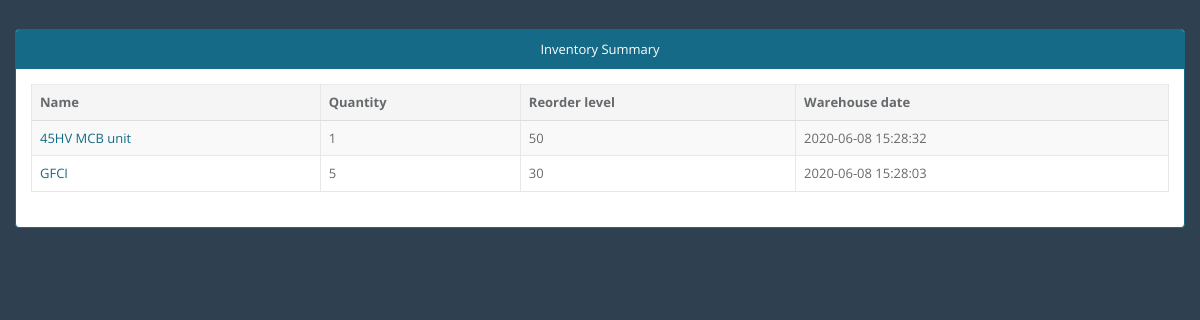
The page /Admin/inventory.php on the database its author committed.
### tables this page shows
CREATE TABLE `inventory` (
  `id` int(21) NOT NULL AUTO_INCREMENT,
  `name` varchar(50) NOT NULL,
  `reorder_cap` int(21) NOT NULL,
  `quantity` int(21) NOT NULL,
  `date_created` timestamp NOT NULL DEFAULT CURRENT_TIMESTAMP,
  PRIMARY KEY (`id`)
);

### Admin/inventory.php (the view, shortened to what this page needs)
<?php
 include_once('../db_con/db.php');
?>
<!DOCTYPE html>
<html>
	<head>
		<link rel="stylesheet" href="css/bootstrap.min.css"/>
	   <link href="css/style.css" rel="stylesheet">
	</head>
	<body>
		<div class="container-fluid">
			<p></br></p>
			<div class="panel panel-primary">
				<div class="panel-heading"  style="text-align:center;">Inventory Summary</div>
					<div class="panel-body">
						<table class="table table-condensed table-bordered table-striped">
							<thead>
							<th>Name</th>
							<th>Quantity</th>
							<th>Reorder level</th>
							<th>Warehouse date</th>
							</thead>
							<?php
							$sql13="select * from inventory ORDER BY name";
							$query3 = mysqli_query($con,$sql13);
							?>
								<tbody>
									<?php while($order = mysqli_fetch_assoc($query3)):?>
									<tr>
										<td><a href="index.php?page=inventory_modify.php&id=<?=$order['id'];?>"><?=$order['name'];?></a></td>
										<td><?=$order['quantity'];?></td>
										<td><?=$order['reorder_cap'];?></td>
										<td><?=$order['date_created'];?></td>
									</tr>
								<?php endwhile; ?>
								</tbody>
						</table>
					</div>
			</div>
		</div>
	</body>
</html>

### Admin/inventory.php (style rules this page uses)
body { background-size: 100vw 100vh; }

### rows shown on the page
inventory: name "45HV MCB unit", quantity "1", reorder_cap "50", date_created "2020-06-08 15:28:32"
inventory: name "GFCI", quantity "5", reorder_cap "30", date_created "2020-06-08 15:28:03"
